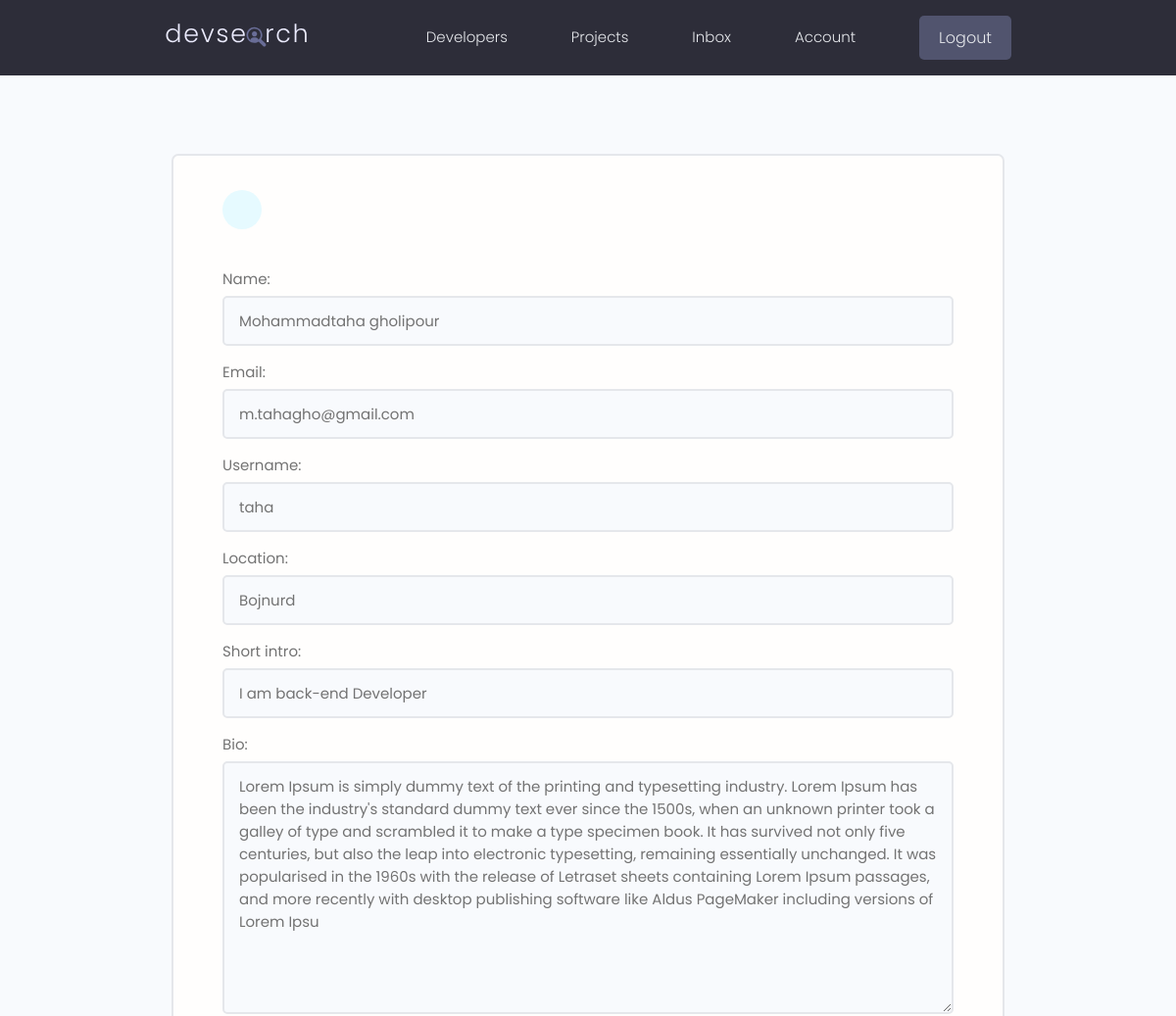
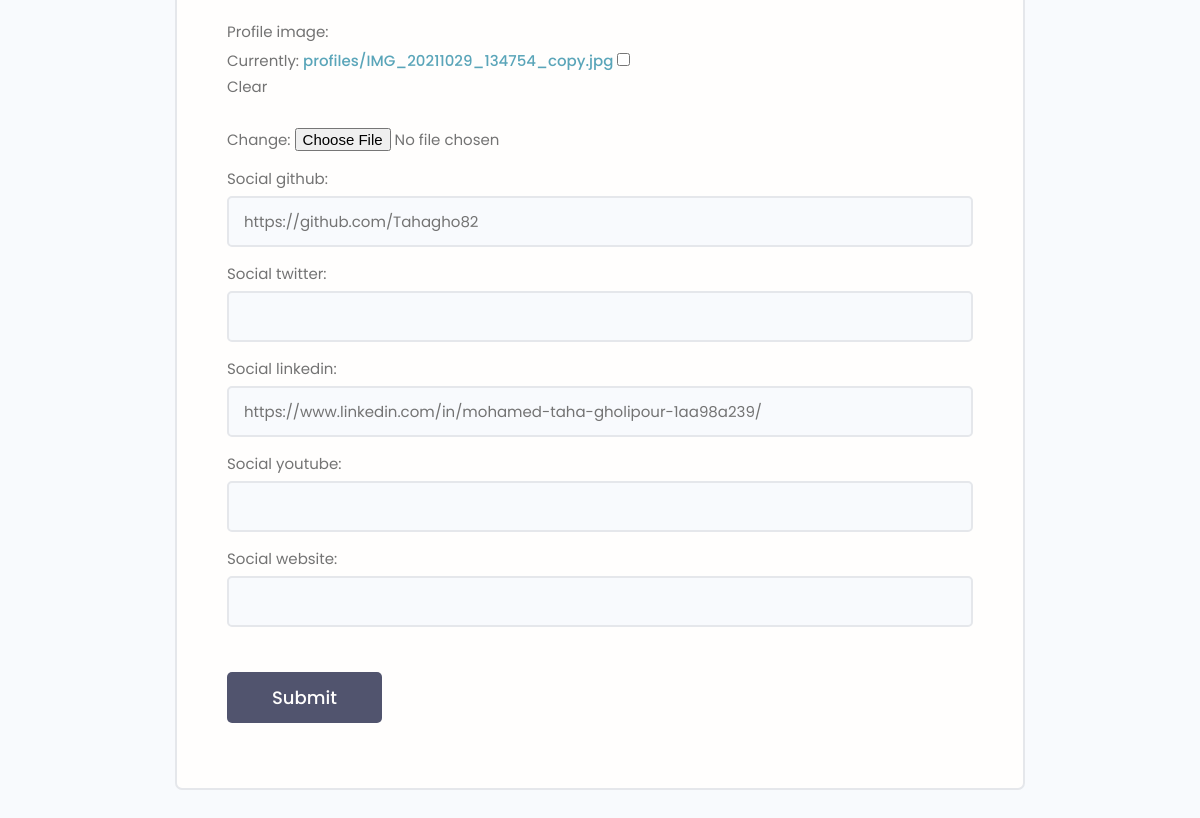
The page /edit-account/ (signed in) on the database its author committed (2 pictures, top to bottom).
### users/models.py (models this page shows, shortened)
class Profile(models.Model):
    user = models.OneToOneField(
        User, on_delete=models.CASCADE, null=True, blank=True)
    name = models.CharField(max_length=200, blank=True, null=True)
    email = models.EmailField(max_length=500, blank=True, null=True)
    username = models.CharField(max_length=200, blank=True, null=True)
    location = models.CharField(max_length=200, blank=True, null=True)
    short_intro = models.CharField(max_length=200, blank=True, null=True)
    bio = models.TextField(blank=True, null=True)
    profile_image = models.ImageField(
        null=True, blank=True, upload_to='profiles/', default="profiles/user-default.png")
    social_github = models.CharField(max_length=200, blank=True, null=True)
    social_twitter = models.CharField(max_length=200, blank=True, null=True)
    social_linkedin = models.CharField(max_length=200, blank=True, null=True)
    social_youtube = models.CharField(max_length=200, blank=True, null=True)
    social_website = models.CharField(max_length=200, blank=True, null=True)
    created = models.DateTimeField(auto_now_add=True)
    id = models.UUIDField(default=uuid.uuid4, unique=True,
                          primary_key=True, editable=False)

### users/views.py (the view)
# urls.py: path('edit-account/',views.editAccount,name='edit-account'),
@login_required(login_url='login')
def editAccount(request):
    profile = request.user.profile
    form = ProfileForm(instance=profile)
    if request.method == "POST":
        form = ProfileForm(request.POST, request.FILES, instance=profile)
        if form.is_valid():
            form.save()
            return redirect('account')
    context = {'form': form}
    return render(request, 'users/profile_form.html', context)

### users/forms.py
class ProfileForm(ModelForm):
    class Meta:
        model = Profile
        fields = ['name', 'email', 'username', 'location',
                  'short_intro', 'bio', 'profile_image',
                  'social_github', 'social_twitter', 'social_linkedin',
                  'social_youtube', 'social_website']
    def __init__(self, *args, **kwargs):
        super(ProfileForm, self).__init__(*args, **kwargs)
        for name, field in self.fields.items():
            field.widget.attrs.update({'class': 'input'})

### users/templates/users/profile_form.html (shortened to what this page needs)
{% extends 'main.html' %}
{% block content %}
  <main class="formPage my-xl">
    <div class="content-box">
        <div class="formWrapper">
            <a class="backButton" href="{% url 'account' %}"></a>
            <br>
            <form class="form" action="{% url 'edit-account' %}" method="POST" enctype="multipart/form-data">
                    {%for field in form %}
                    <div class="form__field">
                        <label for="formInput#text">{{field.label}}: </label>
                        {{field}}
                    </div>
                    {% endfor %}
                <input class="btn btn--sub btn--lg  my-md" type="submit" value="Submit" />
            </form>
        </div>
    </div>
</main>
{% endblock content %}

### static/styles/app.css (style rules this page uses)
:root { --color-sub: #2d2d39; }
.btn--sub { background-color: var(--color-sub-light); }
.content-box { width: 95%; max-width: 85rem; margin: 0 auto; }
.backButton { background: var(--color-main-light); color: var(--color-main); width: 4rem; height: 4rem; display: flex; align-items: center; justify-content: center; border-radius: 50%; }
.formPage .formWrapper { list-style: none; background: var(--color-white); padding: 3.5rem 5rem; border: 2px solid var(--color-light); border-radius: 0.7rem; }

### static/uikit/styles/modules/_variables.css (style rules this page uses)
:root { --color-main: #5aa5b9; --color-main-light: #e6faff; --color-sub: #3f4156; --color-sub-light: #51546e; --color-sub-lighter: #ededfd; --color-text: #737373; --color-gray: #8b8b8b; --color-light: #e5e7eb; --color-light-gray: #767676; --color-bg: #f8fafd; --color-white: #fffefd; --color-white-light: #f3f3f3; --color-success: #359e64; --color-success-bg: #def8e8; --color-error: #fc4b0b; --color-error-bg: #fff2ee; --font-base: 'Poppins', arial, helvetica, 'Segoe UI', roboto, ubuntu, sans-serif; --font-monospace: 'Fira Code', 'Courier New', courier, monospace; --font-regular: 300; --font-medium: 500; --font-bold: 700; --generic-shadow: 1px 1px 5px #00000010; --generic-transition: all 0.3s ease-in-out; }

### static/uikit/styles/modules/_base.css (style rules this page uses)
* { margin: 0; padding: 0; box-sizing: border-box; text-rendering: optimizeLegibility; color: inherit; font-size: inherit; }
html { font-size: 50%; }
@media only screen and (min-width: 480px) { html { font-size: 56.25%; } }
@media only screen and (min-width: 1200px) { html { font-size: 62.5%; } }
body { line-height: 1.6; font-weight: 400; font-size: 1.5rem; color: var(--color-text); background-color: var(--color-bg); min-height: 100vh; }

### static/uikit/styles/modules/_typography.css (style rules this page uses)
* { font-family: var(--font-base); }
a { padding-bottom: 2px; text-decoration: none; display: inline-block; color: var(--color-main); font-weight: var(--font-medium); }

### static/uikit/styles/modules/_utilities.css (style rules this page uses)
.my-md { margin: 3rem auto; }
.my-xl { margin: 8rem auto; }

### static/uikit/styles/modules/_button.css (style rules this page uses)
.btn { display: inline-block; position: relative; cursor: pointer; background-color: var(--color-light); font-weight: var(--font-medium); color: var(--color-sub); text-decoration: none; padding: 1rem 2rem; border-radius: 0.5rem; border: none; width: -webkit-fit-content; width: -moz-fit-content; width: fit-content; height: -webkit-fit-content; height: -moz-fit-content; height: fit-content; font-size: 1.6rem; outline-width: 0; outline-color: transparent; -webkit-backface-visibility: hidden; backface-visibility: hidden; transition: all 0.3s ease-in-out; }
.btn--sub { background-color: var(--color-sub); color: var(--color-white); }
.btn--lg { font-size: 1.8rem; padding: 1.2rem 4.5rem; }

### static/uikit/styles/modules/_form.css (style rules this page uses)
.form { display: block; }
.form__field { margin-top: 1.5rem; margin-bottom: 1.5rem; }
.form__label, .form__field > label { display: block; margin-bottom: 0.5rem; color: var(--color-text); }
input.input[type='text'], input.input[type='email'], input.input[type='password'], input.input[type='number'], textarea.input { min-width: 24rem; width: 100%; padding: 1.2rem 1.5rem; border-radius: 0.5rem; border: 2px solid var(--color-light); transition: all 0.3s ease-in-out; background-color: var(--color-bg); }

### rows shown on the page
Profile: form "Mohammadtaha gholipour" "m.tahagho@gmail.com" "taha" "Bojnurd" "I am back-end Developer" "Lorem Ipsum is simply dummy text of the printing and typesetting industry. Lorem Ipsum has been the industry's standard dummy text ever since the 1500s, when an unknown printer took a galley of type and scrambled it to make a type specimen book. It has survived not only five centuries, but also the leap into electronic typesetting, remaining essentially unchanged. It was popularised in the 1960s with the release of Letraset sheets containing Lorem Ipsum passages, and more recently with desktop publishing software like Aldus PageMaker including versions of Lorem Ipsu" "https://github.com/Tahagho82" "https://www.linkedin.com/in/mohamed-taha-gholipour-1aa98a239/"

### other values the page prints
{{ field.label }} "Name" "Email" "Username" "Location" "Short intro" "Bio" "Profile image" "Social github" "Social twitter" "Social linkedin" "Social youtube" "Social website"
